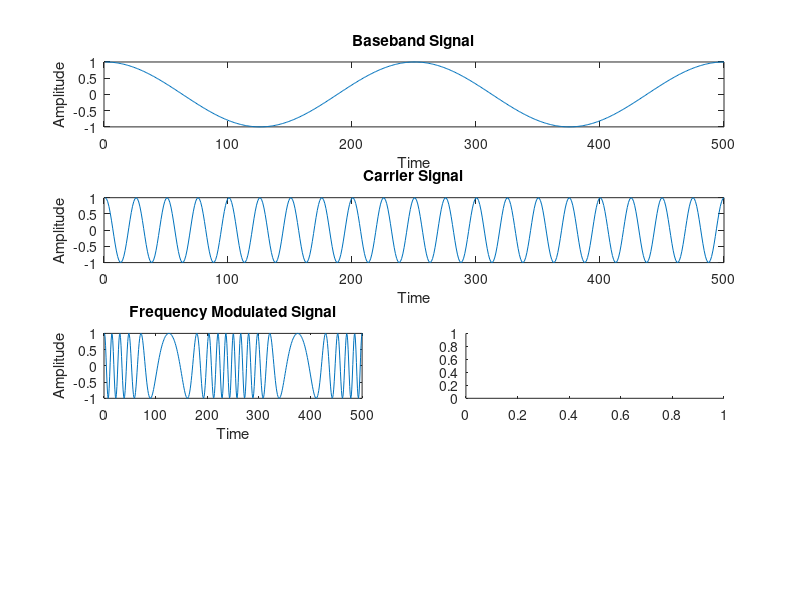

Source code (MATLAB): (Note: this script raises an error after producing the figure.)
%FM signal and frequency spectrum of the FM signal
kf = 15 ; %Frequency sensitivity factor
Am = 1 ; %Amplitude of modulating signal
fm = 2 ; %Frquency of modulating signal
f = 400 ; 
b = (kf*Am)/fm ; %beta
t = linspace(0,1,500); %Time axis
Ac = 1 ; %Amplitude of carrier signal
fc = 20 ; %Frequency of carrier signal
mt = Am * cos(2*pi*fm.*t); %Modulating signal
ct = Ac * cos(2*pi*fc.*t); %Carrier signal
sfm = Ac * cos(2*pi*fc.*t + b*sin(2*pi*fm.*t));  %FM signal
spectrumsfm = abs(fft(sfm)); %Spectrum of FM signal
subplot(411);
plot(mt);
title("Baseband Signal");
xlabel("Time");
ylabel("Amplitude");
subplot(412);
plot(ct);
title("Carrier Signal");
xlabel("Time");
ylabel("Amplitude");
subplot(425);
plot(sfm);
title("Frequency Modulated Signal");
xlabel("Time");
ylabel("Amplitude");
subplot(426);
plot(fmdemod(sfm,fc,f,50)); %Generating the De-modulated signal
title("De-Modulated Signal");
xlabel("Time");
ylabel("Amplitude");
subplot(414);
plot(spectrumsfm);
title("Frequency Spectrum of modulated Signal");
xlabel("Time");
ylabel("Amplitude");